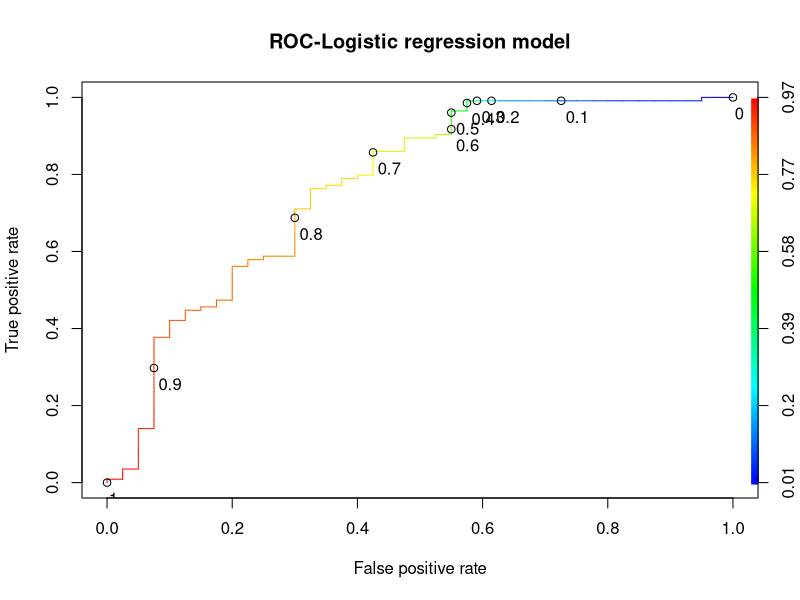

Generate this figure with R: (Note: this script raises an error after producing the figure.)
#read in credit data from Lab 7, remove missing values, and add ID variable
dat <- read.csv("credit.csv", na.strings="")
dat <- na.omit(dat)
dat$ID <- seq.int(nrow(dat))
#ensure outcome is a factor
dat$Loan_Status <-as.factor(dat$Loan_Status)

#set up data in format glmnet can use (must have dummy vars for categorical predictors)
library(glmnet)
xfactors <- model.matrix(Loan_Status ~ Gender + Married + Dependents + Education + Self_Employed+Credit_History+Property_Area, data=dat)[, -1]
#xfactors
xnonfactors<- subset(dat, select = c("ApplicantIncome", "CoapplicantIncome", "LoanAmount", "Loan_Amount_Term"))
#xnonfactors
prepared.dat <- cbind(xnonfactors, xfactors, dat$Loan_Status)
prepared.dat
names(prepared.dat)[15] <- c("Loan_Status")
prepared.dat$ID <- seq.int(nrow(prepared.dat))

#ensure outcome is a factor
prepared.dat$Loan_Status <-as.factor(prepared.dat$Loan_Status)

#subset data to create training, valdiation, and test data
library(dplyr)
train.dat <- prepared.dat %>% sample_frac(.6)
train.dat 
rem.dat <- dplyr::anti_join(prepared.dat, train.dat, by = 'ID')
test.dat <- rem.dat %>% sample_frac(.5)
val.dat <- dplyr::anti_join(rem.dat, test.dat, by = 'ID')

#create predictor matrix and outcome vector for training, validation, and test data
train.X <- as.matrix(within(train.dat, rm(Loan_Status, ID)))
val.X <- as.matrix(within(val.dat, rm(Loan_Status, ID)))
test.X <- as.matrix(within(test.dat, rm(Loan_Status, ID)))
train.y <- train.dat$Loan_Status
val.y <- val.dat$Loan_Status
test.y <- test.dat$Loan_Status

val.y 
#cross-validate to tune lambda for ridge and lasso
cvridge <- cv.glmnet(train.X, train.y, family="binomial", alpha=0, nlambda=20, type.measure="auc")
cvlasso <- cv.glmnet(train.X, train.y, family="binomial", alpha=1, nlambda=20, type.measure="auc")

#fit models with final lambda
ridgemod <- glmnet(train.X, train.y, family="binomial", alpha = 0, lambda = cvridge$lambda.1se)
lassomod <- glmnet(train.X, train.y, family="binomial", alpha = 1, lambda = cvlasso$lambda.1se)


#added

train.dat1 <- subset(train.dat, select = -c(ID))
test.dat1 <- subset(test.dat, select = -c(ID))
linregmod <- glm(Loan_Status~., family=binomial(link='logit'), data=train.dat1)

summary(linregmod)
library(ROCR)
p <- predict(linregmod, newdata=subset(test.dat1,select=c(1:14)), type="response")
pr <- prediction(p, test.dat1$Loan_Status)
#the performance function takes in the prediction
prf <- performance(pr, measure = "tpr", x.measure = "fpr")
#prf
plot(prf,colorize=TRUE, print.cutoffs.at=seq(0,1,by=0.1), main = "ROC-Logistic regression model",text.adj=c(-0.2,1.7))




#pre-standardise the predictor matrix for elastic net 
#(glmnet wrapped in caret gets fussy if you try to preprocess within the command)

train.stdX <-scale(train.X)

library(caret)
# Set training control
train_control <- trainControl(method = "repeatedcv",
                              number = 5,
                              repeats = 5,
                              search = "random",
                              classProbs = TRUE,
                              summaryFunction = twoClassSummary,
                              verboseIter = TRUE)



# Train the model
elastic_grid <- train(train.stdX, train.y,
                      method = "glmnet",
                      tuneLength = 25,
                      trControl = train_control,
                      metric= "ROC",
                      family = "binomial",
                      standardize = FALSE)

#fit the model with best lambda and alpha
elasticmod <- glmnet(train.X, train.y, family="binomial", alpha = elastic_grid$bestTune$alpha, lambda = elastic_grid$bestTune$lambda)


#Looking at Coefs for final models
Intercepts <- cbind(ridgemod$a0,lassomod$a0,elasticmod$a0)
Intercepts
Coefs <- cbind(ridgemod$beta,lassomod$beta, elasticmod$beta)
Betas <-rbind(Intercepts, Coefs)
rownames(Betas)[1] = "(Intercept)"
colnames(Betas) = c("Ridge", "Lasso", "Elastic Net")
Betas

#Methods for choosing cutoffs in validation data 
#(only ridge model shown here as example. Same for the others)

#Method using visualisation of ROC curves
fit.lin <- predict(linregmod, val.X, type="response")

library(ROCR)
ROCRfit.lin = prediction(fit.lin, val.y)
ROCRperf.tr.lin = performance(ROCRfit.lin, "tpr", "fpr")

#plot(ROCRperf.tr.ridge, colorize=TRUE, main="Ridge")
plot(ROCRperf.tr.lin,colorize=TRUE, print.cutoffs.at=seq(0,1,by=0.1), main = "ROC-Logistic Regression model",text.adj=c(-0.2,1.7))

#Method using pROC
library(pROC)
lin.roc <- roc(val.y, as.vector(fit.lin) )
coords(lin.roc, "best", best.method="youden", transpose=TRUE)

#Method using visualisation over Grid
# accuracy here used as metric, could use something else
cutoffs <- seq(min(fit.lin),max(fit.lin),(max(fit.lin)-min(fit.lin))/100)
accuracy <- NULL

for (i in seq(along = cutoffs)){
  prediction <- ifelse(fit.lin >= cutoffs[i], "Y", "N") #Predicting for cut-off
  accuracy <- c(accuracy,length(which(val.y ==prediction))/length(prediction)*100)
}

plot(cutoffs, accuracy, pch =19,type='l',col= "steelblue",
     main ="Logistic Regression", xlab="Cutoff Level", ylab = "Accuracy %")


#Method for comparing performance metrics of various final models in test data 
#(here using pROC "youden" to choose threshold)

#fit lasso and elastic models
fit.lasso <- predict(lassomod, val.X, type="response")
fit.elastic <- predict(elasticmod, val.X, type="response")

#get thresholds
thresh.r <- coords(roc(val.y, as.vector(fit.ridge)), "best", best.method="youden", transpose=TRUE, ret="threshold")
thresh.l <- coords(roc(val.y, as.vector(fit.lasso)), "best", best.method="youden", transpose=TRUE, ret="threshold")
thresh.e <- coords(roc(val.y, as.vector(fit.elastic)), "best", best.method="youden", transpose=TRUE, ret="threshold")

#predict classifications in test data
final.r <- predict(ridgemod, test.X, type="response")
final.l <- predict(lassomod, test.X, type="response")
final.e <- predict(elasticmod, test.X, type="response")

#use caret to see various measures of performance
class.ridge <- as.factor(ifelse(final.r <= thresh.r, "N", "Y"))
confusionMatrix(class.ridge, test.y, positive = "Y")

class.lasso <- as.factor(ifelse(final.l <= thresh.l, "N", "Y"))
confusionMatrix(class.lasso, test.y, positive = "Y")

class.elastic <- as.factor(ifelse(final.e <= thresh.e, "N", "Y"))
confusionMatrix(class.elastic, test.y, positive = "Y")
